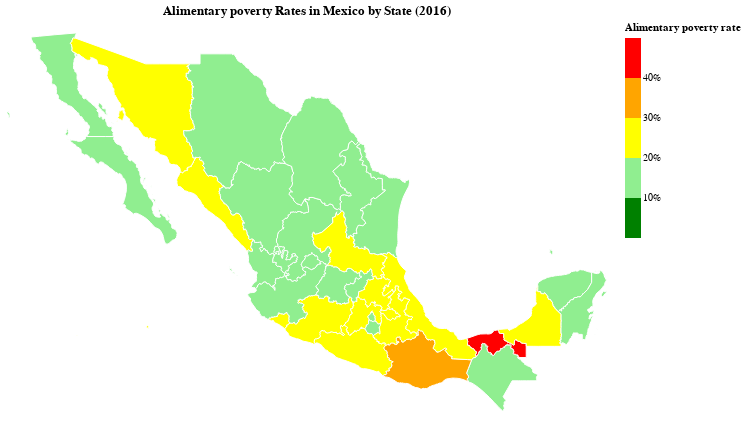

Here is the notebook cell this chart was saved with:
### Code cell
# Choropleth map

state_code_to_name = {
    1: 'Aguascalientes',
    2: 'Baja California',
    3: 'Baja California Sur',
    4: 'Campeche',
    5: 'Coahuila',
    6: 'Colima',
    7: 'Chiapas',
    8: 'Chihuahua',
    9: 'Ciudad de México',
    10: 'Durango',
    11: 'Guanajuato',
    12: 'Guerrero',
    13: 'Hidalgo',
    14: 'Jalisco',
    15: 'Estado de México',
    16: 'Michoacán',
    17: 'Morelos',
    18: 'Nayarit',
    19: 'Nuevo León',
    20: 'Oaxaca',
    21: 'Puebla',
    22: 'Querétaro',
    23: 'Quintana Roo',
    24: 'San Luis Potosí',
    25: 'Sinaloa',
    26: 'Sonora',
    27: 'Tabasco',
    28: 'Tamaulipas',
    29: 'Tlaxcala',
    30: 'Veracruz',
    31: 'Yucatán',
    32: 'Zacatecas'
}

def create_choropleth_map(poverty_df, variable_of_interest, year):
    """
    Create a choropleth map of Mexican states using state_code and GeoJson data
    from github. The map shows both alimentary poverty and extreme poverty as as
    interactive tool
    """
    clean_name = variable_of_interest.replace("_", " ").capitalize()
    var_name_for_altair = variable_of_interest + ":Q"
    poverty_df["state_name_for_map"] = poverty_df["state_code"].map(state_code_to_name)
    poverty_df["state_code"] = pd.to_numeric(poverty_df["state_code"])
    poverty_df = poverty_df[poverty_df["year"] == year]

    # Define the choropleth map
    choropleth = alt.Chart(alt.Data(values=mx_geojson["features"])).mark_geoshape(
        stroke="white",
        strokeWidth=1
    ).encode(
        color=alt.Color(var_name_for_altair,
                        title=clean_name + " rate",
                        scale=alt.Scale(domain=[0.0, 0.1, 0.2, 0.3, 0.4, 0.5], range=["green", "lightgreen", "yellow", "orange", "red"]),
                        legend = alt.Legend(format="%"),
                        bin=alt.Bin(extent=[0, 0.5], step=0.1)),
        tooltip=[
            alt.Tooltip("state_code:N", title="State Code"),
            alt.Tooltip("state_name_for_map:N", title="State"),
            alt.Tooltip("alimentary_poverty:Q", title="Alimentary Poverty Rate", format=".2%"),
            alt.Tooltip("extreme_poverty:Q", title="Extreme Poverty Rate", format=".2%")
        ]
    ).transform_lookup(
        # Use state code as shared variable between Geojson data and our dataframe
        lookup="properties.state_code",
        from_=alt.LookupData(poverty_df, "state_code", 
                            ["alimentary_poverty", "extreme_poverty", 
                            "state_name_for_map", "state_code"])
    ).project(
        type="mercator"
    ).properties(
        width=600,
        height=400,
        title= clean_name + f" Rates in Mexico by State ({year})"
    )
    return choropleth

choropleth_map = create_choropleth_map(poverty_df, "alimentary_poverty", 2016)
choropleth_map.save("/Users/danielm/Documents/UChicago/Harris/data_visualization/Poverty_Alimentary_Poverty_in_Mexico/visualizations/choropleth_alimentary.svg")
choropleth_map

### Figure 1 — Vega-Lite specification as saved in the notebook (floating-point values rounded to 4 significant figures; data arrays with more than 128 entries replaced by an {"elided": "..."} marker saying what was removed)
{"config": {"view": {"continuousWidth": 300, "continuousHeight": 300}}, "data": {"values": [{"type": "Feature", "properties": {"id": "null", "state_code": 9, "state_name": "Distrito Federal"}, "geometry": {"type": "Polygon", "coordinates": [[[-99.09, 19.51], [-99.06, 19.5], [-99.05, 19.45], [-99.06, 19.42], [-99.06, 19.4], [-98.99, 19.37], [-98.97, 19.34], [-98.96, 19.33], [-98.98, 19.25], [-98.95, 19.22], [-98.97, 19.21], [-98.96, 19.17], [-98.96, 19.12], [-98.98, 19.07], [-99.03, 19.09], [-99.06, 19.05], [-99.13, 19.06], [-99.14, 19.09], [-99.14, 19.09], [-99.23, 19.1], [-99.28, 19.13], [-99.31, 19.21], [-99.31, 19.22], [-99.32, 19.23], [-99.32, 19.23], [-99.32, 19.23], [-99.34, 19.27], [-99.37, 19.28], [-99.36, 19.3], [-99.33, 19.35], [-99.26, 19.4], [-99.24, 19.41], [-99.21, 19.47], [-99.21, 19.47], [-99.21, 19.5], [-99.2, 19.51], [-99.16, 19.5], [-99.18, 19.53], [-99.14, 19.57], [-99.12, 19.59], [-99.12, 19.59], [-99.11, 19.57], [-99.13, 19.54], [-99.09, 19.51]]]}}, {"type": "Feature", "properties": {"id": "null", "state_code": 12, "state_name": "Guerrero"}, "geometry": {"type": "Polygon", "coordinates": {"elided": "1x256x2 float values"}}}, {"type": "Feature", "properties": {"id": "null", "state_code": 15, "state_name": "México"}, "geometry": {"type": "Polygon", "coordinates": {"elided": "1x240x2 float values"}}}, {"type": "Feature", "properties": {"id": "null", "state_code": 17, "state_name": "Morelos"}, "geometry": {"type": "Polygon", "coordinates": {"elided": "1x76x2 float values"}}}, {"type": "Feature", "properties": {"id": "null", "state_code": 25, "state_name": "Sinaloa"}, "geometry": {"type": "Polygon", "coordinates": {"elided": "1x250x2 float values"}}}, {"type": "Feature", "properties": {"id": "null", "state_code": 2, "state_name": "Baja California"}, "geometry": {"type": "MultiPolygon", "coordinates": {"elided": "7 rows, 564 float values in total"}}}, {"type": "Feature", "properties": {"id": "null", "state_code": 26, "state_name": "Sonora"}, "geometry": {"type": "MultiPolygon", "coordinates": {"elided": "4 rows, 700 float values in total"}}}, {"type": "Feature", "properties": {"id": "null", "state_code": 3, "state_name": "Baja California Sur"}, "geometry": {"type": "MultiPolygon", "coordinates": {"elided": "12 rows, 626 float values in total"}}}, {"type": "Feature", "properties": {"id": "null", "state_code": 32, "state_name": "Zacatecas"}, "geometry": {"type": "Polygon", "coordinates": {"elided": "1x415x2 float values"}}}, {"type": "Feature", "properties": {"id": "null", "state_code": 10, "state_name": "Durango"}, "geometry": {"type": "Polygon", "coordinates": {"elided": "1x306x2 float values"}}}, {"type": "Feature", "properties": {"id": "null", "state_code": 8, "state_name": "Chihuahua"}, "geometry": {"type": "Polygon", "coordinates": {"elided": "1x369x2 float values"}}}, {"type": "Feature", "properties": {"id": "null", "state_code": 6, "state_name": "Colima"}, "geometry": {"type": "MultiPolygon", "coordinates": {"elided": "3 rows, 170 float values in total"}}}, {"type": "Feature", "properties": {"id": "null", "state_code": 18, "state_name": "Nayarit"}, "geometry": {"type": "MultiPolygon", "coordinates": {"elided": "5 rows, 420 float values in total"}}}, {"type": "Feature", "properties": {"id": "null", "state_code": 16, "state_name": "Michoacán de Ocampo"}, "geometry": {"type": "Polygon", "coordinates": {"elided": "1x296x2 float values"}}}, {"type": "Feature", "properties": {"id": "null", "state_code": 14, "state_name": "Jalisco"}, "geometry": {"type": "Polygon", "coordinates": {"elided": "1x508x2 float values"}}}, {"type": "Feature", "properties": {"id": "null", "state_code": 7, "state_name": "Chiapas"}, "geometry": {"type": "Polygon", "coordinates": {"elided": "1x196x2 float values"}}}, {"type": "Feature", "properties": {"id": "null", "state_code": 27, "state_name": "Tabasco"}, "geometry": {"type": "Polygon", "coordinates": {"elided": "1x176x2 float values"}}}, {"type": "Feature", "properties": {"id": "null", "state_code": 20, "state_name": "Oaxaca"}, "geometry": {"type": "Polygon", "coordinates": {"elided": "1x284x2 float values"}}}, {"type": "Feature", "properties": {"id": "null", "state_code": 11, "state_name": "Guanajuato"}, "geometry": {"type": "Polygon", "coordinates": {"elided": "1x216x2 float values"}}}, {"type": "Feature", "properties": {"id": "null", "state_code": 1, "state_name": "Aguascalientes"}, "geometry": {"type": "Polygon", "coordinates": [[[-102.3, 22.37], [-102.2, 22.36], [-102.2, 22.35], [-102.2, 22.29], [-102.1, 22.29], [-102.1, 22.31], [-102.0, 22.3], [-102.0, 22.24], [-102.0, 22.22], [-102.0, 22.17], [-102.0, 22.13], [-102.0, 22.11], [-101.9, 22.04], [-101.9, 22.03], [-101.9, 21.99], [-101.9, 21.96], [-101.9, 21.93], [-101.8, 21.94], [-101.8, 21.91], [-101.9, 21.91], [-101.9, 21.89], [-102.0, 21.85], [-102.1, 21.81], [-102.1, 21.8], [-102.1, 21.75], [-102.1, 21.71], [-102.2, 21.69], [-102.2, 21.69], [-102.2, 21.66], [-102.3, 21.65], [-102.3, 21.62], [-102.4, 21.65], [-102.4, 21.67], [-102.6, 21.74], [-102.6, 21.74], [-102.6, 21.77], [-102.7, 21.75], [-102.7, 21.73], [-102.7, 21.72], [-102.9, 21.8], [-102.8, 21.83], [-102.9, 21.86], [-102.8, 21.93], [-102.8, 22.0], [-102.7, 22.08], [-102.7, 22.1], [-102.6, 22.23], [-102.7, 22.25], [-102.7, 22.29], [-102.6, 22.29], [-102.5, 22.29], [-102.5, 22.32], [-102.5, 22.34], [-102.5, 22.35], [-102.4, 22.36], [-102.4, 22.38], [-102.3, 22.39], [-102.3, 22.46], [-102.3, 22.46], [-102.3, 22.42], [-102.3, 22.37]]]}}, {"type": "Feature", "properties": {"id": "null", "state_code": 22, "state_name": "Querétaro"}, "geometry": {"type": "Polygon", "coordinates": {"elided": "1x136x2 float values"}}}, {"type": "Feature", "properties": {"id": "null", "state_code": 24, "state_name": "San Luis Potosí"}, "geometry": {"type": "Polygon", "coordinates": {"elided": "1x301x2 float values"}}}, {"type": "Feature", "properties": {"id": "null", "state_code": 29, "state_name": "Tlaxcala"}, "geometry": {"type": "Polygon", "coordinates": {"elided": "1x86x2 float values"}}}, {"type": "Feature", "properties": {"id": "null", "state_code": 21, "state_name": "Puebla"}, "geometry": {"type": "Polygon", "coordinates": {"elided": "1x383x2 float values"}}}, {"type": "Feature", "properties": {"id": "null", "state_code": 13, "state_name": "Hidalgo"}, "geometry": {"type": "Polygon", "coordinates": {"elided": "1x244x2 float values"}}}, {"type": "Feature", "properties": {"id": "null", "state_code": 30, "state_name": "Veracruz de Ignacio de la Llave"}, "geometry": {"type": "Polygon", "coordinates": {"elided": "1x484x2 float values"}}}, {"type": "Feature", "properties": {"id": "null", "state_code": 19, "state_name": "Nuevo León"}, "geometry": {"type": "Polygon", "coordinates": {"elided": "1x212x2 float values"}}}, {"type": "Feature", "properties": {"id": "null", "state_code": 5, "state_name": "Coahuila de Zaragoza"}, "geometry": {"type": "Polygon", "coordinates": {"elided": "1x287x2 float values"}}}, {"type": "Feature", "properties": {"id": "null", "state_code": 28, "state_name": "Tamaulipas"}, "geometry": {"type": "Polygon", "coordinates": {"elided": "1x278x2 float values"}}}, {"type": "Feature", "properties": {"id": "null", "state_code": 31, "state_name": "Yucatán"}, "geometry": {"type": "MultiPolygon", "coordinates": {"elided": "2 rows, 252 float values in total"}}}, {"type": "Feature", "properties": {"id": "null", "state_code": 4, "state_name": "Campeche"}, "geometry": {"type": "Polygon", "coordinates": {"elided": "1x150x2 float values"}}}, {"type": "Feature", "properties": {"id": "null", "state_code": 23, "state_name": "Quintana Roo"}, "geometry": {"type": "MultiPolygon", "coordinates": {"elided": "5 rows, 456 float values in total"}}}]}, "mark": {"type": "geoshape", "stroke": "white", "strokeWidth": 1}, "encoding": {"color": {"bin": {"extent": [0, 0.5], "step": 0.1}, "field": "alimentary_poverty", "legend": {"format": "%"}, "scale": {"domain": [0.0, 0.1, 0.2, 0.3, 0.4, 0.5], "range": ["green", "lightgreen", "yellow", "orange", "red"]}, "title": "Alimentary poverty rate", "type": "quantitative"}, "tooltip": [{"field": "state_code", "title": "State Code", "type": "nominal"}, {"field": "state_name_for_map", "title": "State", "type": "nominal"}, {"field": "alimentary_poverty", "format": ".2%", "title": "Alimentary Poverty Rate", "type": "quantitative"}, {"field": "extreme_poverty", "format": ".2%", "title": "Extreme Poverty Rate", "type": "quantitative"}]}, "height": 400, "projection": {"type": "mercator"}, "title": "Alimentary poverty Rates in Mexico by State (2016)", "transform": [{"lookup": "properties.state_code", "from": {"data": {"name": "data-e608329e3e38aa5d7571e02079cfc1bd"}, "key": "state_code", "fields": ["alimentary_poverty", "extreme_poverty", "state_name_for_map", "state_code"]}}], "width": 600, "$schema": "https://vega.github.io/schema/vega-lite/v5.20.1.json", "datasets": {"data-e608329e3e38aa5d7571e02079cfc1bd": [{"Unnamed: 0": 0, "index": 0, "state_code": 1, "alimentary_poverty": 0.172, "extreme_poverty": 0.08453, "state_name": "AGUASCALIENTES", "year": 2016, "state_name_for_map": "Aguascalientes"}, {"Unnamed: 0": 1, "index": 1, "state_code": 2, "alimentary_poverty": 0.1495, "extreme_poverty": 0.04761, "state_name": "BAJA CALIFORNIA", "year": 2016, "state_name_for_map": "Baja California"}, {"Unnamed: 0": 2, "index": 2, "state_code": 3, "alimentary_poverty": 0.1918, "extreme_poverty": 0.05292, "state_name": "BAJA CALIFORNIA SUR", "year": 2016, "state_name_for_map": "Baja California Sur"}, {"Unnamed: 0": 3, "index": 3, "state_code": 4, "alimentary_poverty": 0.256, "extreme_poverty": 0.1444, "state_name": "CAMPECHE", "year": 2016, "state_name_for_map": "Campeche"}, {"Unnamed: 0": 4, "index": 4, "state_code": 5, "alimentary_poverty": 0.1612, "extreme_poverty": 0.09612, "state_name": "COAHUILA", "year": 2016, "state_name_for_map": "Coahuila"}, {"Unnamed: 0": 5, "index": 5, "state_code": 6, "alimentary_poverty": 0.2113, "extreme_poverty": 0.06248, "state_name": "COLIMA", "year": 2016, "state_name_for_map": "Colima"}, {"Unnamed: 0": 6, "index": 6, "state_code": 7, "alimentary_poverty": 0.1943, "extreme_poverty": 0.4952, "state_name": "CHIAPAS", "year": 2016, "state_name_for_map": "Chiapas"}, {"Unnamed: 0": 7, "index": 7, "state_code": 8, "alimentary_poverty": 0.1819, "extreme_poverty": 0.1001, "state_name": "CHIHUAHUA", "year": 2016, "state_name_for_map": "Chihuahua"}, {"Unnamed: 0": 8, "index": 8, "state_code": 9, "alimentary_poverty": 0.1149, "extreme_poverty": 0.05587, "state_name": "DISTRITO FEDERAL", "year": 2016, "state_name_for_map": "Ciudad de México"}, {"Unnamed: 0": 9, "index": 9, "state_code": 10, "alimentary_poverty": 0.1859, "extreme_poverty": 0.119, "state_name": "DURANGO", "year": 2016, "state_name_for_map": "Durango"}, {"Unnamed: 0": 10, "index": 10, "state_code": 11, "alimentary_poverty": 0.1977, "extreme_poverty": 0.1091, "state_name": "GUANAJUATO", "year": 2016, "state_name_for_map": "Guanajuato"}, {"Unnamed: 0": 11, "index": 11, "state_code": 12, "alimentary_poverty": 0.2784, "extreme_poverty": 0.3379, "state_name": "GUERRERO", "year": 2016, "state_name_for_map": "Guerrero"}, {"Unnamed: 0": 12, "index": 12, "state_code": 13, "alimentary_poverty": 0.2451, "extreme_poverty": 0.1932, "state_name": "HIDALGO", "year": 2016, "state_name_for_map": "Hidalgo"}, {"Unnamed: 0": 13, "index": 13, "state_code": 14, "alimentary_poverty": 0.1541, "extreme_poverty": 0.05453, "state_name": "JALISCO", "year": 2016, "state_name_for_map": "Jalisco"}, {"Unnamed: 0": 14, "index": 14, "state_code": 15, "alimentary_poverty": 0.2078, "extreme_poverty": 0.1376, "state_name": "MEXICO", "year": 2016, "state_name_for_map": "Estado de México"}, {"Unnamed: 0": 15, "index": 15, "state_code": 16, "alimentary_poverty": 0.2592, "extreme_poverty": 0.17, "state_name": "MICHOACAN", "year": 2016, "state_name_for_map": "Michoacán"}, {"Unnamed: 0": 16, "index": 16, "state_code": 17, "alimentary_poverty": 0.195, "extreme_poverty": 0.1212, "state_name": "MORELOS", "year": 2016, "state_name_for_map": "Morelos"}, {"Unnamed: 0": 17, "index": 17, "state_code": 18, "alimentary_poverty": 0.1993, "extreme_poverty": 0.1491, "state_name": "NAYARIT", "year": 2016, "state_name_for_map": "Nayarit"}, {"Unnamed: 0": 18, "index": 18, "state_code": 19, "alimentary_poverty": 0.1438, "extreme_poverty": 0.04298, "state_name": "NUEVO LEON", "year": 2016, "state_name_for_map": "Nuevo León"}, {"Unnamed: 0": 19, "index": 19, "state_code": 20, "alimentary_poverty": 0.3137, "extreme_poverty": 0.331, "state_name": "OAXACA", "year": 2016, "state_name_for_map": "Oaxaca"}, {"Unnamed: 0": 20, "index": 20, "state_code": 21, "alimentary_poverty": 0.201, "extreme_poverty": 0.1766, "state_name": "PUEBLA", "year": 2016, "state_name_for_map": "Puebla"}, {"Unnamed: 0": 21, "index": 21, "state_code": 22, "alimentary_poverty": 0.1338, "extreme_poverty": 0.06778, "state_name": "QUERETARO", "year": 2016, "state_name_for_map": "Querétaro"}, {"Unnamed: 0": 22, "index": 22, "state_code": 23, "alimentary_poverty": 0.1639, "extreme_poverty": 0.0988, "state_name": "QUINTANA ROO", "year": 2016, "state_name_for_map": "Quintana Roo"}, {"Unnamed: 0": 23, "index": 23, "state_code": 24, "alimentary_poverty": 0.201, "extreme_poverty": 0.1486, "state_name": "SAN LUIS POTOSI", "year": 2016, "state_name_for_map": "San Luis Potosí"}, {"Unnamed: 0": 24, "index": 24, "state_code": 25, "alimentary_poverty": 0.2274, "extreme_poverty": 0.07335, "state_name": "SINALOA", "year": 2016, "state_name_for_map": "Sinaloa"}, {"Unnamed: 0": 25, "index": 25, "state_code": 26, "alimentary_poverty": 0.2097, "extreme_poverty": 0.05845, "state_name": "SONORA", "year": 2016, "state_name_for_map": "Sonora"}, {"Unnamed: 0": 26, "index": 26, "state_code": 27, "alimentary_poverty": 0.4529, "extreme_poverty": 0.1847, "state_name": "TABASCO", "year": 2016, "state_name_for_map": "Tabasco"}, {"Unnamed: 0": 27, "index": 27, "state_code": 28, "alimentary_poverty": 0.1924, "extreme_poverty": 0.1003, "state_name": "TAMAULIPAS", "year": 2016, "state_name_for_map": "Tamaulipas"}, {"Unnamed: 0": 28, "index": 28, "state_code": 29, "alimentary_poverty": 0.2215, "extreme_poverty": 0.1835, "state_name": "TLAXCALA", "year": 2016, "state_name_for_map": "Tlaxcala"}, {"Unnamed: 0": 29, "index": 29, "state_code": 30, "alimentary_poverty": 0.2221, "extreme_poverty": 0.2484, "state_name": "VERACRUZ", "year": 2016, "state_name_for_map": "Veracruz"}, {"Unnamed: 0": 30, "index": 30, "state_code": 31, "alimentary_poverty": 0.1928, "extreme_poverty": 0.1205, "state_name": "YUCATAN", "year": 2016, "state_name_for_map": "Yucatán"}, {"Unnamed: 0": 31, "index": 31, "state_code": 32, "alimentary_poverty": 0.1506, "extreme_poverty": 0.195, "state_name": "ZACATECAS", "year": 2016, "state_name_for_map": "Zacatecas"}]}}
